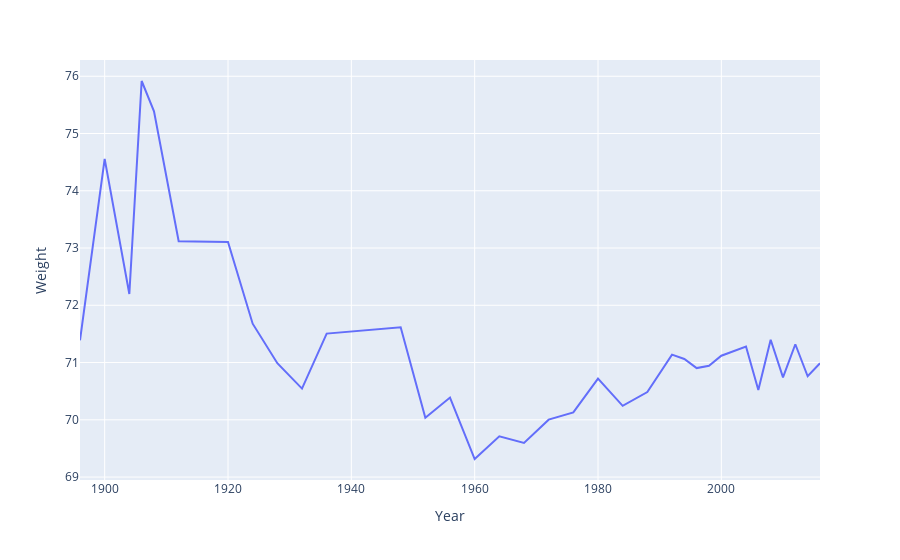

Here is the notebook cell this chart was saved with:
### Markdown cell above
### i.1)

### Code cell
by_year = data.groupby(['Year']).agg({'Height':'mean', 'Weight':'mean'})
by_year.reset_index(inplace=True) # Put in 'years' as a column again.

height_by_year = px.line(by_year, x='Year', y='Height')
weight_by_year = px.line(by_year, x='Year', y='Weight')
weight_by_year.show()

### Figure 1 — Plotly figure (JSON) as saved in the notebook; plotly's stock layout.template omitted (floating-point values rounded to 4 significant figures)
{"data": [{"hovertemplate": "Year=%{x}<br>Weight=%{y}<extra></extra>", "legendgroup": "", "line": {"color": "#636efa", "dash": "solid"}, "marker": {"symbol": "circle"}, "mode": "lines", "name": "", "orientation": "v", "showlegend": false, "type": "scatter", "x": [1896, 1900, 1904, 1906, 1908, 1912, 1920, 1924, 1928, 1932, 1936, 1948, 1952, 1956, 1960, 1964, 1968, 1972, 1976, 1980, 1984, 1988, 1992, 1994, 1996, 1998, 2000, 2002, 2004, 2006, 2008, 2010, 2012, 2014, 2016], "xaxis": "x", "y": [71.39, 74.56, 72.2, 75.92, 75.39, 73.12, 73.11, 71.68, 70.99, 70.54, 71.51, 71.61, 70.03, 70.39, 69.32, 69.71, 69.6, 70.0, 70.13, 70.72, 70.24, 70.49, 71.14, 71.06, 70.9, 70.94, 71.12, 71.2, 71.28, 70.52, 71.4, 70.74, 71.32, 70.76, 70.99], "yaxis": "y"}], "layout": {"legend": {"tracegroupgap": 0}, "margin": {"t": 60}, "xaxis": {"anchor": "y", "domain": [0, 1], "title": {"text": "Year"}}, "yaxis": {"anchor": "x", "domain": [0, 1], "title": {"text": "Weight"}}}}
